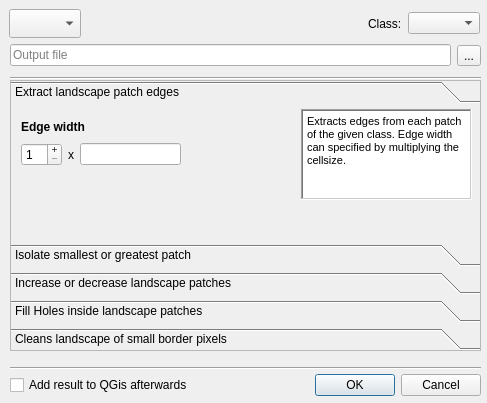
<?xml version="1.0" encoding="UTF-8"?>
<ui version="4.0">
 <class>LandMod</class>
 <widget class="QDialog" name="LandMod">
  <property name="geometry">
   <rect>
    <x>0</x>
    <y>0</y>
    <width>487</width>
    <height>403</height>
   </rect>
  </property>
  <property name="minimumSize">
   <size>
    <width>487</width>
    <height>333</height>
   </size>
  </property>
  <property name="windowTitle">
   <string>Dialog</string>
  </property>
  <property name="windowIcon">
   <iconset resource="res_PatchModify.qrc">
    <normaloff>:/Modify_Res/icons/icon_LandMod.png</normaloff>:/Modify_Res/icons/icon_LandMod.png</iconset>
  </property>
  <widget class="QWidget" name="horizontalLayoutWidget">
   <property name="geometry">
    <rect>
     <x>9</x>
     <y>9</y>
     <width>471</width>
     <height>29</height>
    </rect>
   </property>
   <layout class="QHBoxLayout" name="horizontalLayout">
    <item>
     <widget class="QComboBox" name="cb_Raster">
      <property name="sizePolicy">
       <sizepolicy hsizetype="Preferred" vsizetype="Expanding">
        <horstretch>0</horstretch>
        <verstretch>0</verstretch>
       </sizepolicy>
      </property>
      <property name="frame">
       <bool>true</bool>
      </property>
     </widget>
    </item>
    <item>
     <spacer name="horizontalSpacer">
      <property name="orientation">
       <enum>Qt::Horizontal</enum>
      </property>
      <property name="sizeType">
       <enum>QSizePolicy::Expanding</enum>
      </property>
      <property name="sizeHint" stdset="0">
       <size>
        <width>40</width>
        <height>20</height>
       </size>
      </property>
     </spacer>
    </item>
    <item>
     <widget class="QLabel" name="label">
      <property name="text">
       <string>Class:</string>
      </property>
     </widget>
    </item>
    <item>
     <widget class="QComboBox" name="cb_SelClass"/>
    </item>
   </layout>
  </widget>
  <widget class="Line" name="line">
   <property name="geometry">
    <rect>
     <x>10</x>
     <y>70</y>
     <width>471</width>
     <height>16</height>
    </rect>
   </property>
   <property name="orientation">
    <enum>Qt::Horizontal</enum>
   </property>
  </widget>
  <widget class="QToolBox" name="box_RasCalc">
   <property name="geometry">
    <rect>
     <x>10</x>
     <y>80</y>
     <width>471</width>
     <height>271</height>
    </rect>
   </property>
   <property name="sizePolicy">
    <sizepolicy hsizetype="Preferred" vsizetype="Preferred">
     <horstretch>0</horstretch>
     <verstretch>0</verstretch>
    </sizepolicy>
   </property>
   <property name="layoutDirection">
    <enum>Qt::LeftToRight</enum>
   </property>
   <property name="frameShape">
    <enum>QFrame::StyledPanel</enum>
   </property>
   <property name="frameShadow">
    <enum>QFrame::Raised</enum>
   </property>
   <property name="currentIndex">
    <number>0</number>
   </property>
   <property name="tabSpacing">
    <number>6</number>
   </property>
   <widget class="QWidget" name="PatchEdges">
    <property name="geometry">
     <rect>
      <x>0</x>
      <y>0</y>
      <width>469</width>
      <height>119</height>
     </rect>
    </property>
    <attribute name="icon">
     <iconset resource="res_PatchModify.qrc">
      <normaloff>:/Modify_Res/icons/img_EdgeExtract.png</normaloff>:/Modify_Res/icons/img_EdgeExtract.png</iconset>
    </attribute>
    <attribute name="label">
     <string>Extract landscape patch edges</string>
    </attribute>
    <widget class="QTextEdit" name="helpText">
     <property name="geometry">
      <rect>
       <x>290</x>
       <y>0</y>
       <width>171</width>
       <height>91</height>
      </rect>
     </property>
     <property name="sizePolicy">
      <sizepolicy hsizetype="Fixed" vsizetype="Fixed">
       <horstretch>0</horstretch>
       <verstretch>0</verstretch>
      </sizepolicy>
     </property>
     <property name="font">
      <font>
       <stylestrategy>PreferDefault</stylestrategy>
      </font>
     </property>
     <property name="layoutDirection">
      <enum>Qt::RightToLeft</enum>
     </property>
     <property name="frameShape">
      <enum>QFrame::WinPanel</enum>
     </property>
     <property name="lineWidth">
      <number>0</number>
     </property>
     <property name="midLineWidth">
      <number>0</number>
     </property>
     <property name="verticalScrollBarPolicy">
      <enum>Qt::ScrollBarAsNeeded</enum>
     </property>
     <property name="horizontalScrollBarPolicy">
      <enum>Qt::ScrollBarAlwaysOff</enum>
     </property>
     <property name="lineWrapMode">
      <enum>QTextEdit::WidgetWidth</enum>
     </property>
     <property name="readOnly">
      <bool>true</bool>
     </property>
     <property name="html">
      <string>&lt;!DOCTYPE HTML PUBLIC &quot;-//W3C//DTD HTML 4.0//EN&quot; &quot;http://www.w3.org/TR/REC-html40/strict.dtd&quot;&gt;
&lt;html&gt;&lt;head&gt;&lt;meta name=&quot;qrichtext&quot; content=&quot;1&quot; /&gt;&lt;style type=&quot;text/css&quot;&gt;
p, li { white-space: pre-wrap; }
&lt;/style&gt;&lt;/head&gt;&lt;body style=&quot; font-family:'Sans'; font-size:10pt; font-weight:400; font-style:normal;&quot;&gt;
&lt;p style=&quot; margin-top:0px; margin-bottom:0px; margin-left:0px; margin-right:0px; -qt-block-indent:0; text-indent:0px;&quot;&gt;&lt;span style=&quot; font-size:8pt;&quot;&gt;Extracts edges from each patch of the given class. Edge width can specified by multiplying the cellsize.&lt;/span&gt;&lt;/p&gt;&lt;/body&gt;&lt;/html&gt;</string>
     </property>
     <property name="textInteractionFlags">
      <set>Qt::NoTextInteraction</set>
     </property>
    </widget>
    <widget class="QWidget" name="horizontalLayoutWidget_3">
     <property name="geometry">
      <rect>
       <x>10</x>
       <y>30</y>
       <width>160</width>
       <height>31</height>
      </rect>
     </property>
     <layout class="QHBoxLayout" name="horizontalLayout_3">
      <item>
       <widget class="QSpinBox" name="sp_EdgeMult">
        <property name="buttonSymbols">
         <enum>QAbstractSpinBox::PlusMinus</enum>
        </property>
        <property name="minimum">
         <number>1</number>
        </property>
        <property name="value">
         <number>1</number>
        </property>
       </widget>
      </item>
      <item>
       <widget class="QLabel" name="label_3">
        <property name="text">
         <string>x</string>
        </property>
       </widget>
      </item>
      <item>
       <widget class="QLineEdit" name="CellsizeLine">
        <property name="alignment">
         <set>Qt::AlignCenter</set>
        </property>
        <property name="readOnly">
         <bool>true</bool>
        </property>
       </widget>
      </item>
     </layout>
    </widget>
    <widget class="QLabel" name="label_4">
     <property name="geometry">
      <rect>
       <x>10</x>
       <y>10</y>
       <width>81</width>
       <height>16</height>
      </rect>
     </property>
     <property name="font">
      <font>
       <weight>75</weight>
       <bold>true</bold>
      </font>
     </property>
     <property name="frameShadow">
      <enum>QFrame::Plain</enum>
     </property>
     <property name="text">
      <string>Edge width</string>
     </property>
     <property name="textFormat">
      <enum>Qt::AutoText</enum>
     </property>
     <property name="wordWrap">
      <bool>false</bool>
     </property>
    </widget>
   </widget>
   <widget class="QWidget" name="IsoMaxMinPatch">
    <property name="geometry">
     <rect>
      <x>0</x>
      <y>0</y>
      <width>469</width>
      <height>119</height>
     </rect>
    </property>
    <attribute name="icon">
     <iconset resource="res_PatchModify.qrc">
      <normaloff>:/Modify_Res/icons/img_MaxMin.png</normaloff>:/Modify_Res/icons/img_MaxMin.png</iconset>
    </attribute>
    <attribute name="label">
     <string>Isolate smallest or greatest patch</string>
    </attribute>
    <widget class="QTextEdit" name="helpText_2">
     <property name="geometry">
      <rect>
       <x>290</x>
       <y>0</y>
       <width>171</width>
       <height>91</height>
      </rect>
     </property>
     <property name="sizePolicy">
      <sizepolicy hsizetype="Fixed" vsizetype="Fixed">
       <horstretch>0</horstretch>
       <verstretch>0</verstretch>
      </sizepolicy>
     </property>
     <property name="font">
      <font>
       <stylestrategy>PreferDefault</stylestrategy>
      </font>
     </property>
     <property name="layoutDirection">
      <enum>Qt::RightToLeft</enum>
     </property>
     <property name="frameShape">
      <enum>QFrame::WinPanel</enum>
     </property>
     <property name="lineWidth">
      <number>0</number>
     </property>
     <property name="midLineWidth">
      <number>0</number>
     </property>
     <property name="verticalScrollBarPolicy">
      <enum>Qt::ScrollBarAsNeeded</enum>
     </property>
     <property name="horizontalScrollBarPolicy">
      <enum>Qt::ScrollBarAlwaysOff</enum>
     </property>
     <property name="lineWrapMode">
      <enum>QTextEdit::WidgetWidth</enum>
     </property>
     <property name="readOnly">
      <bool>true</bool>
     </property>
     <property name="html">
      <string>&lt;!DOCTYPE HTML PUBLIC &quot;-//W3C//DTD HTML 4.0//EN&quot; &quot;http://www.w3.org/TR/REC-html40/strict.dtd&quot;&gt;
&lt;html&gt;&lt;head&gt;&lt;meta name=&quot;qrichtext&quot; content=&quot;1&quot; /&gt;&lt;style type=&quot;text/css&quot;&gt;
p, li { white-space: pre-wrap; }
&lt;/style&gt;&lt;/head&gt;&lt;body style=&quot; font-family:'Sans'; font-size:10pt; font-weight:400; font-style:normal;&quot;&gt;
&lt;p style=&quot; margin-top:0px; margin-bottom:0px; margin-left:0px; margin-right:0px; -qt-block-indent:0; text-indent:0px;&quot;&gt;&lt;span style=&quot; font-size:8pt;&quot;&gt;Returns a raster with the greatest/smallest identified landcover patch. If multiple patches fullfill this criteria, than all of them are returned.&lt;/span&gt;&lt;/p&gt;&lt;/body&gt;&lt;/html&gt;</string>
     </property>
     <property name="textInteractionFlags">
      <set>Qt::NoTextInteraction</set>
     </property>
    </widget>
    <widget class="QWidget" name="verticalLayoutWidget">
     <property name="geometry">
      <rect>
       <x>10</x>
       <y>0</y>
       <width>141</width>
       <height>91</height>
      </rect>
     </property>
     <layout class="QVBoxLayout" name="verticalLayout">
      <item>
       <widget class="QRadioButton" name="rb_MaxMin1">
        <property name="text">
         <string>Smallest</string>
        </property>
        <property name="checked">
         <bool>false</bool>
        </property>
       </widget>
      </item>
      <item>
       <widget class="QRadioButton" name="rb_MaxMin2">
        <property name="text">
         <string>Greatest</string>
        </property>
        <property name="checked">
         <bool>true</bool>
        </property>
       </widget>
      </item>
     </layout>
    </widget>
   </widget>
   <widget class="QWidget" name="IncDecLand">
    <property name="geometry">
     <rect>
      <x>0</x>
      <y>0</y>
      <width>469</width>
      <height>119</height>
     </rect>
    </property>
    <attribute name="icon">
     <iconset resource="res_PatchModify.qrc">
      <normaloff>:/Modify_Res/icons/img_IncDec.png</normaloff>:/Modify_Res/icons/img_IncDec.png</iconset>
    </attribute>
    <attribute name="label">
     <string>Increase or decrease landscape patches</string>
    </attribute>
    <widget class="QTextEdit" name="helpText_3">
     <property name="geometry">
      <rect>
       <x>290</x>
       <y>0</y>
       <width>171</width>
       <height>91</height>
      </rect>
     </property>
     <property name="sizePolicy">
      <sizepolicy hsizetype="Fixed" vsizetype="Fixed">
       <horstretch>0</horstretch>
       <verstretch>0</verstretch>
      </sizepolicy>
     </property>
     <property name="font">
      <font>
       <stylestrategy>PreferDefault</stylestrategy>
      </font>
     </property>
     <property name="layoutDirection">
      <enum>Qt::RightToLeft</enum>
     </property>
     <property name="frameShape">
      <enum>QFrame::WinPanel</enum>
     </property>
     <property name="lineWidth">
      <number>0</number>
     </property>
     <property name="midLineWidth">
      <number>0</number>
     </property>
     <property name="verticalScrollBarPolicy">
      <enum>Qt::ScrollBarAsNeeded</enum>
     </property>
     <property name="horizontalScrollBarPolicy">
      <enum>Qt::ScrollBarAlwaysOff</enum>
     </property>
     <property name="lineWrapMode">
      <enum>QTextEdit::WidgetWidth</enum>
     </property>
     <property name="readOnly">
      <bool>true</bool>
     </property>
     <property name="html">
      <string>&lt;!DOCTYPE HTML PUBLIC &quot;-//W3C//DTD HTML 4.0//EN&quot; &quot;http://www.w3.org/TR/REC-html40/strict.dtd&quot;&gt;
&lt;html&gt;&lt;head&gt;&lt;meta name=&quot;qrichtext&quot; content=&quot;1&quot; /&gt;&lt;style type=&quot;text/css&quot;&gt;
p, li { white-space: pre-wrap; }
&lt;/style&gt;&lt;/head&gt;&lt;body style=&quot; font-family:'Sans'; font-size:10pt; font-weight:400; font-style:normal;&quot;&gt;
&lt;p style=&quot; margin-top:0px; margin-bottom:0px; margin-left:0px; margin-right:0px; -qt-block-indent:0; text-indent:0px;&quot;&gt;&lt;span style=&quot; font-size:8pt;&quot;&gt;Let the user increase or decrease all landscape patches of a given class. The amount can be specified in the Spinbox.&lt;/span&gt;&lt;/p&gt;&lt;/body&gt;&lt;/html&gt;</string>
     </property>
     <property name="textInteractionFlags">
      <set>Qt::NoTextInteraction</set>
     </property>
    </widget>
    <widget class="QWidget" name="horizontalLayoutWidget_4">
     <property name="geometry">
      <rect>
       <x>19</x>
       <y>9</y>
       <width>231</width>
       <height>81</height>
      </rect>
     </property>
     <layout class="QHBoxLayout" name="horizontalLayout_4">
      <item>
       <widget class="QSpinBox" name="sp_IncDecAm">
        <property name="buttonSymbols">
         <enum>QAbstractSpinBox::PlusMinus</enum>
        </property>
        <property name="suffix">
         <string> x</string>
        </property>
        <property name="prefix">
         <string/>
        </property>
        <property name="minimum">
         <number>1</number>
        </property>
        <property name="value">
         <number>1</number>
        </property>
       </widget>
      </item>
      <item>
       <widget class="QComboBox" name="cb_IncDec">
        <item>
         <property name="text">
          <string>Increase</string>
         </property>
        </item>
        <item>
         <property name="text">
          <string>Decrease</string>
         </property>
        </item>
       </widget>
      </item>
     </layout>
    </widget>
   </widget>
   <widget class="QWidget" name="fillHoles">
    <property name="geometry">
     <rect>
      <x>0</x>
      <y>0</y>
      <width>469</width>
      <height>119</height>
     </rect>
    </property>
    <attribute name="icon">
     <iconset resource="res_PatchModify.qrc">
      <normaloff>:/Modify_Res/icons/img_closeHole.png</normaloff>:/Modify_Res/icons/img_closeHole.png</iconset>
    </attribute>
    <attribute name="label">
     <string>Fill Holes inside landscape patches</string>
    </attribute>
    <widget class="QTextEdit" name="helpText_4">
     <property name="geometry">
      <rect>
       <x>290</x>
       <y>0</y>
       <width>171</width>
       <height>91</height>
      </rect>
     </property>
     <property name="sizePolicy">
      <sizepolicy hsizetype="Fixed" vsizetype="Fixed">
       <horstretch>0</horstretch>
       <verstretch>0</verstretch>
      </sizepolicy>
     </property>
     <property name="font">
      <font>
       <stylestrategy>PreferDefault</stylestrategy>
      </font>
     </property>
     <property name="layoutDirection">
      <enum>Qt::RightToLeft</enum>
     </property>
     <property name="frameShape">
      <enum>QFrame::WinPanel</enum>
     </property>
     <property name="lineWidth">
      <number>0</number>
     </property>
     <property name="midLineWidth">
      <number>0</number>
     </property>
     <property name="verticalScrollBarPolicy">
      <enum>Qt::ScrollBarAsNeeded</enum>
     </property>
     <property name="horizontalScrollBarPolicy">
      <enum>Qt::ScrollBarAlwaysOff</enum>
     </property>
     <property name="lineWrapMode">
      <enum>QTextEdit::WidgetWidth</enum>
     </property>
     <property name="readOnly">
      <bool>true</bool>
     </property>
     <property name="html">
      <string>&lt;!DOCTYPE HTML PUBLIC &quot;-//W3C//DTD HTML 4.0//EN&quot; &quot;http://www.w3.org/TR/REC-html40/strict.dtd&quot;&gt;
&lt;html&gt;&lt;head&gt;&lt;meta name=&quot;qrichtext&quot; content=&quot;1&quot; /&gt;&lt;style type=&quot;text/css&quot;&gt;
p, li { white-space: pre-wrap; }
&lt;/style&gt;&lt;/head&gt;&lt;body style=&quot; font-family:'Sans'; font-size:10pt; font-weight:400; font-style:normal;&quot;&gt;
&lt;p style=&quot; margin-top:0px; margin-bottom:0px; margin-left:0px; margin-right:0px; -qt-block-indent:0; text-indent:0px;&quot;&gt;&lt;span style=&quot; font-size:8pt;&quot;&gt;Closes holes (inner rings) in all patches of the specified landcover class&lt;/span&gt;&lt;/p&gt;&lt;/body&gt;&lt;/html&gt;</string>
     </property>
     <property name="textInteractionFlags">
      <set>Qt::NoTextInteraction</set>
     </property>
    </widget>
   </widget>
   <widget class="QWidget" name="cleanPixel">
    <attribute name="icon">
     <iconset resource="res_PatchModify.qrc">
      <normaloff>:/Modify_Res/icons/img_CleanRas.png</normaloff>:/Modify_Res/icons/img_CleanRas.png</iconset>
    </attribute>
    <attribute name="label">
     <string>Cleans landscape of small border pixels</string>
    </attribute>
    <widget class="QTextEdit" name="helpText_5">
     <property name="geometry">
      <rect>
       <x>290</x>
       <y>0</y>
       <width>171</width>
       <height>91</height>
      </rect>
     </property>
     <property name="sizePolicy">
      <sizepolicy hsizetype="Fixed" vsizetype="Fixed">
       <horstretch>0</horstretch>
       <verstretch>0</verstretch>
      </sizepolicy>
     </property>
     <property name="font">
      <font>
       <stylestrategy>PreferDefault</stylestrategy>
      </font>
     </property>
     <property name="layoutDirection">
      <enum>Qt::RightToLeft</enum>
     </property>
     <property name="frameShape">
      <enum>QFrame::WinPanel</enum>
     </property>
     <property name="lineWidth">
      <number>0</number>
     </property>
     <property name="midLineWidth">
      <number>0</number>
     </property>
     <property name="verticalScrollBarPolicy">
      <enum>Qt::ScrollBarAsNeeded</enum>
     </property>
     <property name="horizontalScrollBarPolicy">
      <enum>Qt::ScrollBarAlwaysOff</enum>
     </property>
     <property name="lineWrapMode">
      <enum>QTextEdit::WidgetWidth</enum>
     </property>
     <property name="readOnly">
      <bool>true</bool>
     </property>
     <property name="html">
      <string>&lt;!DOCTYPE HTML PUBLIC &quot;-//W3C//DTD HTML 4.0//EN&quot; &quot;http://www.w3.org/TR/REC-html40/strict.dtd&quot;&gt;
&lt;html&gt;&lt;head&gt;&lt;meta name=&quot;qrichtext&quot; content=&quot;1&quot; /&gt;&lt;style type=&quot;text/css&quot;&gt;
p, li { white-space: pre-wrap; }
&lt;/style&gt;&lt;/head&gt;&lt;body style=&quot; font-family:'Sans'; font-size:10pt; font-weight:400; font-style:normal;&quot;&gt;
&lt;p style=&quot; margin-top:0px; margin-bottom:0px; margin-left:0px; margin-right:0px; -qt-block-indent:0; text-indent:0px;&quot;&gt;&lt;span style=&quot; font-size:8pt;&quot;&gt;Returns a raster with all pixels smaller than the structure removed. User can determine how many iterations should be performed.&lt;/span&gt;&lt;/p&gt;&lt;/body&gt;&lt;/html&gt;</string>
     </property>
     <property name="textInteractionFlags">
      <set>Qt::NoTextInteraction</set>
     </property>
    </widget>
    <widget class="QSpinBox" name="sp_CleanIter">
     <property name="geometry">
      <rect>
       <x>10</x>
       <y>30</y>
       <width>56</width>
       <height>25</height>
      </rect>
     </property>
     <property name="buttonSymbols">
      <enum>QAbstractSpinBox::PlusMinus</enum>
     </property>
     <property name="suffix">
      <string> x</string>
     </property>
     <property name="prefix">
      <string/>
     </property>
     <property name="minimum">
      <number>1</number>
     </property>
     <property name="value">
      <number>1</number>
     </property>
    </widget>
    <widget class="QLabel" name="label_2">
     <property name="geometry">
      <rect>
       <x>80</x>
       <y>30</y>
       <width>151</width>
       <height>21</height>
      </rect>
     </property>
     <property name="text">
      <string>Taxicab structure</string>
     </property>
    </widget>
   </widget>
  </widget>
  <widget class="QWidget" name="horizontalLayoutWidget_2">
   <property name="geometry">
    <rect>
     <x>10</x>
     <y>40</y>
     <width>471</width>
     <height>31</height>
    </rect>
   </property>
   <layout class="QHBoxLayout" name="horizontalLayout_2">
    <item>
     <widget class="QLineEdit" name="where2Save">
      <property name="placeholderText">
       <string>Output file</string>
      </property>
     </widget>
    </item>
    <item>
     <widget class="QToolButton" name="btn_Save">
      <property name="sizePolicy">
       <sizepolicy hsizetype="Preferred" vsizetype="Fixed">
        <horstretch>0</horstretch>
        <verstretch>0</verstretch>
       </sizepolicy>
      </property>
      <property name="text">
       <string>...</string>
      </property>
     </widget>
    </item>
   </layout>
  </widget>
  <widget class="QWidget" name="horizontalLayoutWidget_5">
   <property name="geometry">
    <rect>
     <x>10</x>
     <y>370</y>
     <width>471</width>
     <height>31</height>
    </rect>
   </property>
   <layout class="QHBoxLayout" name="horizontalLayout_5">
    <item>
     <widget class="QCheckBox" name="addToToc">
      <property name="text">
       <string>Add result to QGis afterwards</string>
      </property>
     </widget>
    </item>
    <item>
     <spacer name="horizontalSpacer_2">
      <property name="orientation">
       <enum>Qt::Horizontal</enum>
      </property>
      <property name="sizeHint" stdset="0">
       <size>
        <width>40</width>
        <height>20</height>
       </size>
      </property>
     </spacer>
    </item>
    <item>
     <widget class="QDialogButtonBox" name="buttonBox">
      <property name="orientation">
       <enum>Qt::Horizontal</enum>
      </property>
      <property name="standardButtons">
       <set>QDialogButtonBox::Cancel|QDialogButtonBox::Ok</set>
      </property>
     </widget>
    </item>
   </layout>
  </widget>
  <widget class="Line" name="line_2">
   <property name="geometry">
    <rect>
     <x>10</x>
     <y>360</y>
     <width>471</width>
     <height>16</height>
    </rect>
   </property>
   <property name="orientation">
    <enum>Qt::Horizontal</enum>
   </property>
  </widget>
 </widget>
 <resources>
  <include location="res_PatchModify.qrc"/>
 </resources>
 <connections>
  <connection>
   <sender>buttonBox</sender>
   <signal>accepted()</signal>
   <receiver>LandMod</receiver>
   <slot>accept()</slot>
   <hints>
    <hint type="sourcelabel">
     <x>248</x>
     <y>254</y>
    </hint>
    <hint type="destinationlabel">
     <x>157</x>
     <y>274</y>
    </hint>
   </hints>
  </connection>
  <connection>
   <sender>buttonBox</sender>
   <signal>rejected()</signal>
   <receiver>LandMod</receiver>
   <slot>reject()</slot>
   <hints>
    <hint type="sourcelabel">
     <x>316</x>
     <y>260</y>
    </hint>
    <hint type="destinationlabel">
     <x>286</x>
     <y>274</y>
    </hint>
   </hints>
  </connection>
 </connections>
</ui>
